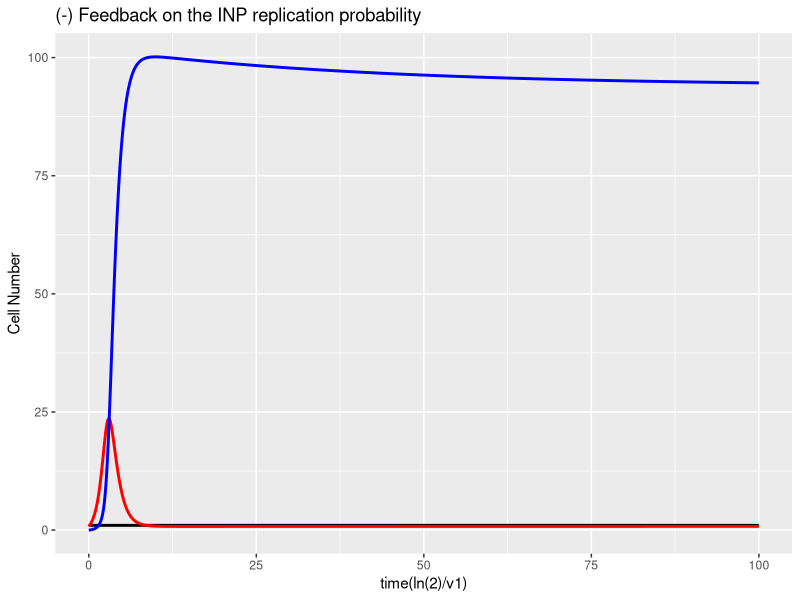

The R source for this figure:
# Cell Lineages and the Logic of Proliferative Control by Arthur Lander, Kimberly K. Gokoffski,...
#Nofeedback <- function(times, y, parms) {
#  dX0 <- (2*p0-1)*v0*X[0]
#  dX1 <- 2*(1-p0)*v0*X[0]+(2*p1-1)*v1*X[1]
#  dX2 <- 2*(1-p1)*v1*X[1]-d*X[2]
#  list(c(dx0, dx1, dx2))
#}
# Feedback control on p1->p1/(1+g*X[2]) (Figure 1D-E)

times <- seq(0, 10, by = 0.01)
library(deSolve)
library(ggplot2)

# Set parameters
T <- 100
dt <- 0.05 
N <- T/dt

v1 <- 1/log(2) #division rate for X1
v0 <- 0.506*v1 #division rate for X0
p0 <- 0.5 #self renewal probability
p1bar <- 0.942
d <- 0.0138*v1 #death rate
g <- 0.0449 

#Initialize vector t and v
t=rep(0,N)
t[1] <- 0
p1=rep(0,N)

#Initial conditions with feedback on v1
X0=rep(0,N)
X1=rep(0,N)
X2=rep(0,N)
X0[1] <- 1
X1[1] <- 0.7916
X2[1] <- 0

for (i in 1:N)
{ p1[i]=p1bar/(1+g*X2[i]);
X0[i+1]= X0[i]+dt*((2*p0-1)*v0*X0[i]) #stem cell
X1[i+1] = X1[i]+dt*(2*(1-p0)*v0*X0[i]+(2*p1[i]-1)*v1*X1[i]) #INP(transit amplifying cell)
X2[i+1] = X2[i]+dt*(2*(1-p1[i])*v1*X1[i]-d*X2[i]) #ORN(Terminally differentiated cell)
t[i+1] = t[i]+dt #time
}

df <- data.frame(t,X0,X1,X2)

require(ggplot2)
Figure3E <- ggplot(df, aes(t)) +
  geom_line(aes(y=X0), colour="black", lwd = 1, show.legend=TRUE) +
  geom_line(aes(y=X1), colour="red",lwd = 1, show.legend=TRUE) +
  geom_line(aes(y=X2), colour="blue", lwd = 1, show.legend=TRUE) 

Figure3E + labs(title="(-) Feedback on the INP replication probability", x="time(ln(2)/v1)", y="Cell Number") 
